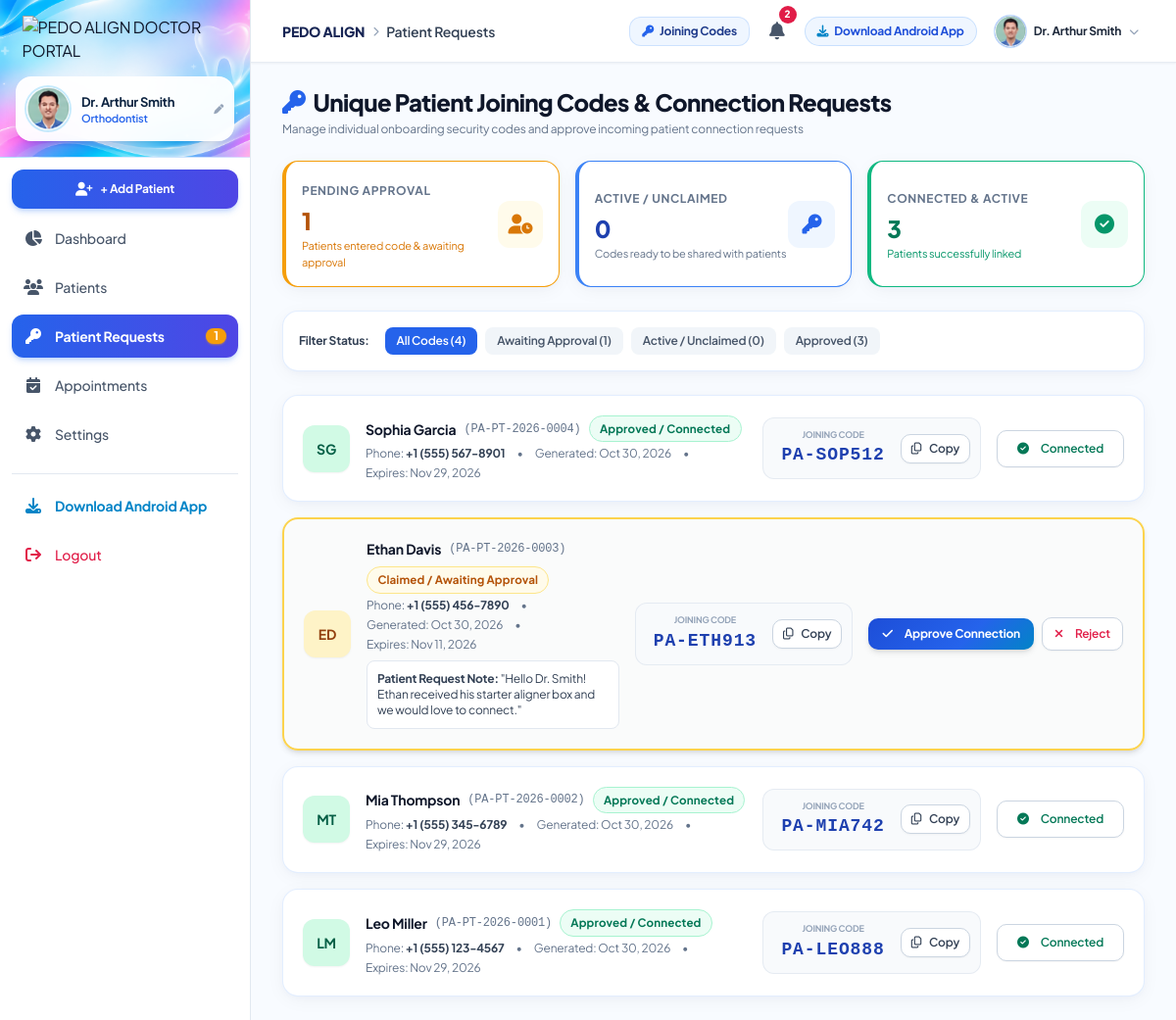
Before: /requests/ (signed in) with the older database file.
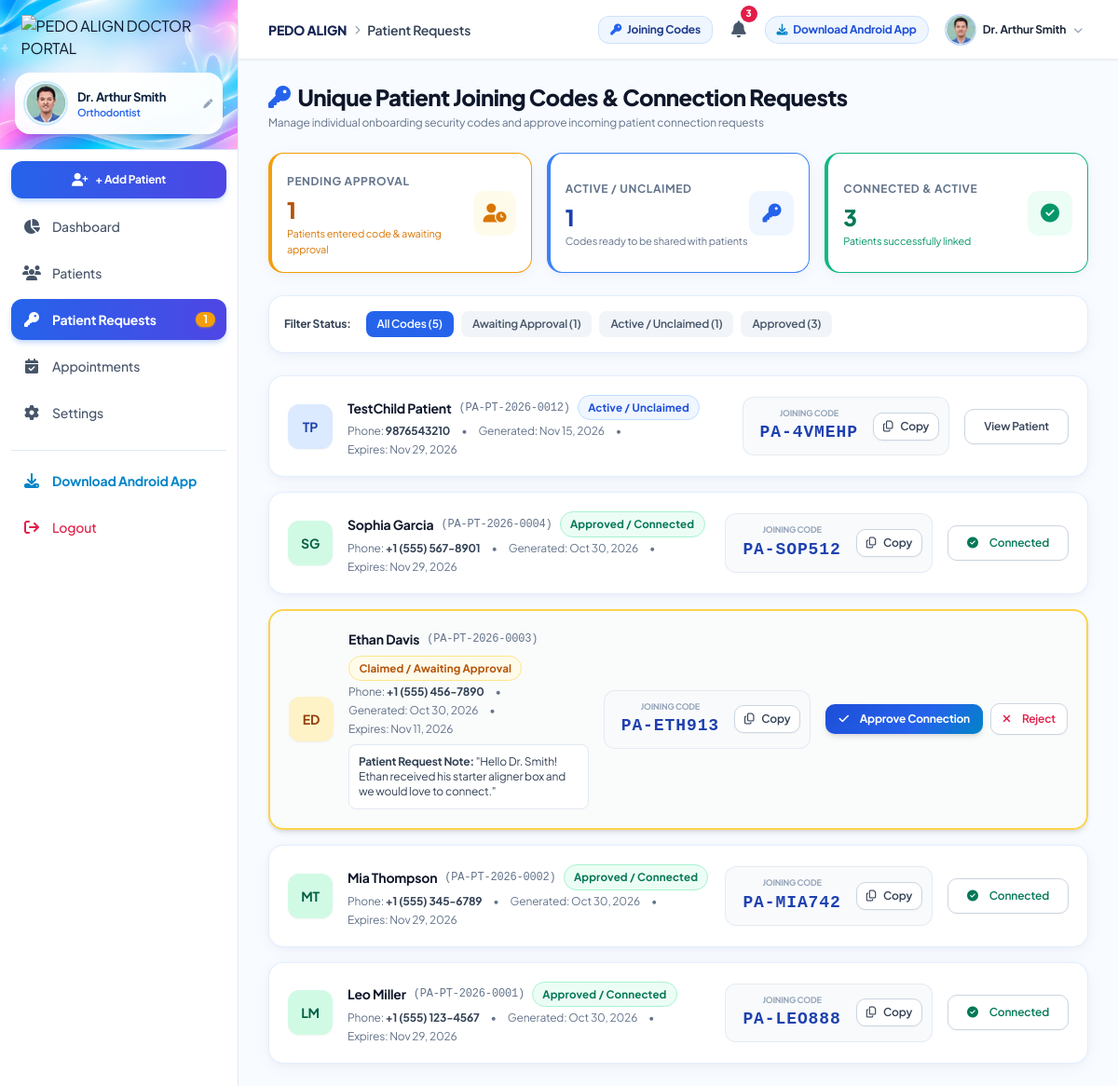
After: the same page with the newer database file.
### doctor/models.py (models this page shows, shortened)
class PatientJoiningCode(models.Model):
    STATUS_CHOICES = [
        ('ACTIVE', 'Active / Unclaimed'),
        ('PENDING_APPROVAL', 'Claimed / Awaiting Approval'),
        ('APPROVED', 'Approved / Connected'),
        ('EXPIRED', 'Expired'),
        ('REJECTED', 'Rejected'),
    ]
    patient = models.OneToOneField(Patient, on_delete=models.CASCADE, related_name='joining_code')
    doctor = models.ForeignKey(DoctorProfile, on_delete=models.CASCADE, related_name='generated_codes')
    code = models.CharField(max_length=30, unique=True, default=generate_joining_code)
    status = models.CharField(max_length=30, choices=STATUS_CHOICES, default='ACTIVE')
    created_at = models.DateTimeField(auto_now_add=True)
    expires_at = models.DateTimeField()
    claimed_at = models.DateTimeField(blank=True, null=True)
    approved_at = models.DateTimeField(blank=True, null=True)
    patient_request_notes = models.TextField(blank=True, null=True)
    class Meta:
        ordering = ['-created_at']
    def is_expired(self):
        return timezone.now() > self.expires_at and self.status == 'ACTIVE'

class Patient(models.Model):
    GENDER_CHOICES = [
        ('Male', 'Male'),
        ('Female', 'Female'),
        ('Other', 'Other'),
    ]
    STATUS_CHOICES = [
        ('PENDING_CONNECTION', 'Pending Connection'),
        ('ACTIVE', 'Active Treatment'),
        ('ON_HOLD', 'On Hold'),
        ('COMPLETED', 'Completed'),
        ('DISCONTINUED', 'Discontinued'),
    ]
    CATEGORY_CHOICES = [
        ('CHILD', 'Child Patient'),
        ('ADULT', 'Adult Patient'),
    ]
    FREQUENCY_CHOICES = [
        ('WEEKLY', 'Weekly'),
        ('MONTHLY', 'Monthly'),
        ('CUSTOM', 'Custom Date'),
    ]
    doctor = models.ForeignKey(DoctorProfile, on_delete=models.CASCADE, related_name='patients')
    patient_id = models.CharField(max_length=50, unique=True)
    first_name = models.CharField(max_length=100)
    last_name = models.CharField(max_length=100)
    patient_category = models.CharField(max_length=20, choices=CATEGORY_CHOICES, default='CHILD', blank=True)
    email = models.EmailField(blank=True, null=True)
    phone = models.CharField(max_length=50)
    age = models.PositiveIntegerField()
    gender = models.CharField(max_length=20, choices=GENDER_CHOICES)
    date_of_birth = models.DateField(blank=True, null=True)
    parent_guardian_name = models.CharField(max_length=150, blank=True, null=True, help_text="Parent / Guardian Name")
    parent_guardian_phone = models.CharField(max_length=50, blank=True, null=True)
    parent_guardian_email = models.EmailField(blank=True, null=True, help_text="Parent / Guardian Email")
    parent_guardian_relationship = models.CharField(max_length=50, blank=True, null=True, default='Parent', help_text="Father, Mother, Guardian")
    appointment_frequency = models.CharField(max_length=20, choices=FREQUENCY_CHOICES, default='MONTHLY', blank=True)
    MONITORING_FREQUENCY_CHOICES = [
        ('DAILY', 'Daily Update'),
        ('WEEKLY', 'Weekly Update'),
        ('MONTHLY', 'Monthly Update'),
    ]
    monitoring_frequency = models.CharField(
        max_length=20,
        choices=MONITORING_FREQUENCY_CHOICES,
        default='WEEKLY',
        blank=True,
        help_text="Patient dental monitoring photo cadence (Daily, Weekly, Monthly)"
    )
    current_operation = models.CharField(max_length=200, default='Turn Quest', blank=True, null=True)
    diagnosed_problem = models.TextField(blank=True, null=True, help_text="Patient's primary dental problem diagnosed by doctor")
    treatment_status = models.CharField(max_length=30, choices=STATUS_CHOICES, default='PENDING_CONNECTION')
    treatment_start_date = models.DateField(blank=True, null=True)
    treatment_duration_months = models.PositiveIntegerField(default=12)
    profile_photo = models.ImageField(upload_to='patient_profiles/', blank=True, null=True)
    notes = models.TextField(blank=True, null=True)
    is_archived = models.BooleanField(default=False)
    archived_at = models.DateTimeField(blank=True, null=True)
    archived_reason = models.TextField(blank=True, null=True)
    is_deactivated = models.BooleanField(default=False)
    deactivated_at = models.DateTimeField(blank=True, null=True)
    deactivation_reason = models.TextField(blank=True, null=True)
    created_at = models.DateTimeField(auto_now_add=True)
    updated_at = models.DateTimeField(auto_now=True)
    class Meta:
        ordering = ['-created_at']
    @property
    def full_name(self):
        return f"{self.first_name} {self.last_name}"

### doctor/views.py (the view)
# urls.py: path('requests/', views.patient_requests_view, name='patient_requests'),
@login_required
def patient_requests_view(request):
    doctor = get_doctor_or_none(request.user)
    if not doctor:
        return redirect('doctor:login')
    codes_qs = PatientJoiningCode.objects.filter(doctor=doctor)
    status_filter = request.GET.get('status', 'ALL')
    if status_filter != 'ALL':
        codes_qs = codes_qs.filter(status=status_filter)
    pending_count = PatientJoiningCode.objects.filter(doctor=doctor, status='PENDING_APPROVAL').count()
    active_count = PatientJoiningCode.objects.filter(doctor=doctor, status='ACTIVE').count()
    approved_count = PatientJoiningCode.objects.filter(doctor=doctor, status='APPROVED').count()
    context = {
        'doctor': doctor,
        'codes': codes_qs,
        'status_filter': status_filter,
        'pending_count': pending_count,
        'active_count': active_count,
        'approved_count': approved_count,
    }
    return render(request, 'doctor/requests/patient_requests.html', context)

### doctor/views.py (called while the page is built)
def get_doctor_or_none(user):
    if not user.is_authenticated:
        return None
    try:
        return user.doctor_profile
    except DoctorProfile.DoesNotExist:
        return None

### patient/context_processors.py (called while the page is built)
def patient_context(request):
    if not request.user.is_authenticated:
        return {}
    patient_profile = getattr(request.user, 'patient_profile', None)
    if not patient_profile:
        return {}
    unread_notifications_count = patient_profile.notifications.filter(is_read=False).count()
    return {
        'current_patient': patient_profile,
        'patient_unread_notifs': unread_notifications_count,
    }

### doctor/templates/doctor/requests/patient_requests.html (shortened to what the changed rows need)
{% extends 'doctor/base.html' %}
{% load static %}
{% block content %}
<div class="space-y-6">
    <div class="flex flex-col sm:flex-row sm:items-center sm:justify-between gap-4">
        <div>
            <h1 class="text-2xl font-black text-slate-900 tracking-tight flex items-center gap-2">
                <i class="fa-solid fa-key text-blue-600"></i> Unique Patient Joining Codes & Connection Requests
            </h1>
        </div>
    </div>
    <div class="grid grid-cols-1 sm:grid-cols-3 gap-4">
        <div class="pa-card p-4 border-l-4 border-blue-500 flex items-center justify-between">
            <div>
                <span class="text-xs font-bold uppercase tracking-wider text-slate-500">Active / Unclaimed</span>
                <div class="text-2xl font-black text-blue-800 mt-1">{{ active_count }}</div>
                <p class="text-[11px] text-slate-500 mt-0.5">Codes ready to be shared with patients</p>
            </div>
        </div>
    </div>
    <div class="pa-card p-4 flex flex-wrap items-center gap-2 text-xs">
        <span class="font-bold text-slate-700 mr-2">Filter Status:</span>
        <a href="?status=ALL" class="px-3 py-1.5 rounded-lg font-semibold transition {% if status_filter == 'ALL' %}bg-blue-600 text-white{% else %}bg-slate-100 text-slate-600 hover:bg-slate-200{% endif %}">
            All Codes ({{ codes.count }})
        </a>
        <a href="?status=PENDING_APPROVAL" class="px-3 py-1.5 rounded-lg font-semibold transition {% if status_filter == 'PENDING_APPROVAL' %}bg-blue-600 text-white{% else %}bg-slate-100 text-slate-600 hover:bg-slate-200{% endif %}">
            Awaiting Approval ({{ pending_count }})
        </a>
        <a href="?status=ACTIVE" class="px-3 py-1.5 rounded-lg font-semibold transition {% if status_filter == 'ACTIVE' %}bg-blue-600 text-white{% else %}bg-slate-100 text-slate-600 hover:bg-slate-200{% endif %}">
            Active / Unclaimed ({{ active_count }})
        </a>
        <a href="?status=APPROVED" class="px-3 py-1.5 rounded-lg font-semibold transition {% if status_filter == 'APPROVED' %}bg-blue-600 text-white{% else %}bg-slate-100 text-slate-600 hover:bg-slate-200{% endif %}">
            Approved ({{ approved_count }})
        </a>
    </div>
    {% if codes %}
    <div class="space-y-4">
        {% for c in codes %}
        <div class="pa-card p-5 {% if c.status == 'PENDING_APPROVAL' %}border-2 border-amber-300 bg-amber-50/20 shadow-md{% endif %}">
            <div class="flex flex-col lg:flex-row lg:items-center lg:justify-between gap-4">
                <div class="flex items-start sm:items-center gap-4">
                    <div class="w-12 h-12 rounded-xl flex items-center justify-center font-bold text-sm shadow-sm flex-shrink-0
                        {% if c.status == 'PENDING_APPROVAL' %}bg-amber-100 text-amber-800
                        {% elif c.status == 'APPROVED' %}bg-emerald-100 text-emerald-800
                        {% else %}bg-blue-100 text-blue-800{% endif %}">
                        {{ c.patient.first_name|first }}{{ c.patient.last_name|first }}
                    </div>
                    <div>
                        <div class="flex flex-wrap items-center gap-2">
                            <a href="{% url 'doctor:patient_detail' c.patient.id %}" class="font-bold text-slate-900 text-sm hover:text-blue-700">
                                {{ c.patient.full_name }}
                            </a>
                            <span class="text-xs text-slate-500 font-mono">({{ c.patient.patient_id }})</span>
                            <span class="badge
                                {% if c.status == 'APPROVED' %}badge-active
                                {% elif c.status == 'PENDING_APPROVAL' %}badge-pending animate-pulse
                                {% elif c.status == 'ACTIVE' %}badge-completed
                                {% else %}badge-emergency-high{% endif %}">
                                {{ c.get_status_display }}
                            </span>
                        </div>
                        <div class="flex flex-wrap items-center gap-x-3 gap-y-1 text-xs text-slate-500 mt-1">
                            <span>Phone: <strong class="text-slate-700">{{ c.patient.phone }}</strong></span>
                            <span>•</span>
                            <span>Generated: {{ c.created_at|date:"M d, Y" }}</span>
                            <span>•</span>
                            <span>Expires: {{ c.expires_at|date:"M d, Y" }}</span>
                        </div>
                        {% if c.patient_request_notes %}
                        <div class="mt-2 text-xs bg-white p-2.5 rounded-lg border border-slate-200 text-slate-700">
                            <strong>Patient Request Note:</strong> "{{ c.patient_request_notes }}"
                        </div>
                        {% endif %}
                    </div>
                </div>
                <div class="flex items-center gap-2 bg-slate-50 p-2.5 rounded-xl border border-slate-200/80 flex-shrink-0">
                    <div class="text-center px-2">
                        <span class="text-[9px] uppercase font-bold text-slate-400 block">Joining Code</span>
                        <span class="font-mono text-lg font-black text-blue-800 tracking-wider">{{ c.code }}</span>
                    </div>
                    <button type="button" onclick="copyToClipboard('{{ c.code }}', 'cpCode{{ c.id }}')" id="cpCode{{ c.id }}" class="btn-secondary py-1.5 px-2.5 text-xs">
                        <i class="fa-regular fa-copy"></i> Copy
                    </button>
                </div>
                <div class="flex items-center gap-2 flex-shrink-0">
                    {% if c.status == 'PENDING_APPROVAL' %}
                    <form method="POST" action="{% url 'doctor:approve_patient_request' c.id %}">
                        <button type="submit" class="btn-primary bg-emerald-600 hover:bg-emerald-700 text-xs px-3.5 py-2 font-bold shadow-md">
                            <i class="fa-solid fa-check mr-1"></i> Approve Connection
                        </button>
                    </form>
                    <form method="POST" action="{% url 'doctor:reject_patient_request' c.id %}" onsubmit="return confirm('Reject this connection request?');">
                        <button type="submit" class="btn-secondary text-rose-600 hover:bg-rose-50 text-xs px-3 py-2">
                            <i class="fa-solid fa-xmark mr-1"></i> Reject
                        </button>
                    </form>
                    {% elif c.status == 'ACTIVE' %}
                    <a href="{% url 'doctor:patient_detail' c.patient.id %}" class="btn-secondary text-xs">
                        View Patient
                    </a>
                    {% elif c.is_expired or c.status == 'REJECTED' %}
                    <a href="{% url 'doctor:regenerate_code' c.patient.id %}" class="btn-primary text-xs">
                        <i class="fa-solid fa-arrows-rotate mr-1"></i> Generate New Code
                    </a>
                    {% else %}
                    <a href="{% url 'doctor:patient_detail' c.patient.id %}" class="btn-secondary text-xs text-emerald-700">
                        <i class="fa-solid fa-circle-check mr-1"></i> Connected
                    </a>
                    {% endif %}
                </div>
            </div>
        </div>
        {% endfor %}
    </div>
    {% else %}
    <div class="pa-card p-12 text-center text-xs text-slate-400">
        <i class="fa-solid fa-key text-3xl mb-2 text-slate-300 block"></i>
        No joining codes match the selected filter.
    </div>
    {% endif %}
</div>
{% endblock %}

### doctor/templates/doctor/base.html (shortened to what the changed rows need)
{% load static %}
<!DOCTYPE html>
<html lang="en" class="h-full bg-slate-50">
<head>
    <script src="https://cdn.tailwindcss.com"></script>
    <link rel="stylesheet" href="https://cdnjs.cloudflare.com/ajax/libs/font-awesome/6.5.1/css/all.min.css">
    <link rel="stylesheet" href="{% static 'doctor/css/custom.css' %}">
</head>
<body class="h-full flex flex-col font-sans text-slate-900 bg-slate-50 antialiased selection:bg-blue-100 selection:text-blue-900">
    <div class="flex h-screen overflow-hidden">
        <div class="flex-1 flex flex-col min-w-0 overflow-hidden bg-[#f8fbff]">
            <header class="h-16 w-full bg-white/95 backdrop-blur-md border-b border-slate-200/80 flex items-center justify-between px-4 sm:px-6 lg:px-8 z-30 shadow-sm flex-shrink-0">
                <div class="flex items-center gap-3">
                    <a href="{% url 'doctor:notifications' %}" class="relative p-2 rounded-xl text-slate-600 hover:bg-blue-50 hover:text-blue-600 transition-all " title="View Notifications">
                        <i class="fa-solid fa-bell text-lg"></i>
                        {% if unread_notifications_count > 0 %}
                        <span class="absolute -top-1 -right-1 min-w-[18px] h-[18px] px-1 bg-rose-600 text-white text-[10px] font-black rounded-full flex items-center justify-center ring-2 ring-white shadow-xs animate-pulse">
                            {% if unread_notifications_count > 99 %}99+{% else %}{{ unread_notifications_count }}{% endif %}
                        </span>
                        {% endif %}
                    </a>
                </div>
            </header>
            <main class="flex-1 overflow-y-auto px-4 sm:px-6 lg:px-8 py-6 pb-24 lg:pb-6 custom-scrollbar">
                {% block content %}{% endblock %}
            </main>
        </div>
    </div>
</body>
</html>

Changed rows visible on the page:
added PatientJoiningCode: patient.first_name|first "T", patient.last_name|first "P", patient.full_name "TestChild Patient", patient.patient_id "PA-PT-2026-0012", status "Active / Unclaimed", patient.phone "9876543210", created_at "Nov 15, 2026", expires_at "Nov 29, 2026", code "PA-4VMEHP", shows "View Patient"
Other visible differences:
{{ unread_notifications_count }}: "2" → "3"
{{ active_count }}: "0" → "1"
{{ codes.count }}: "4" → "5"
